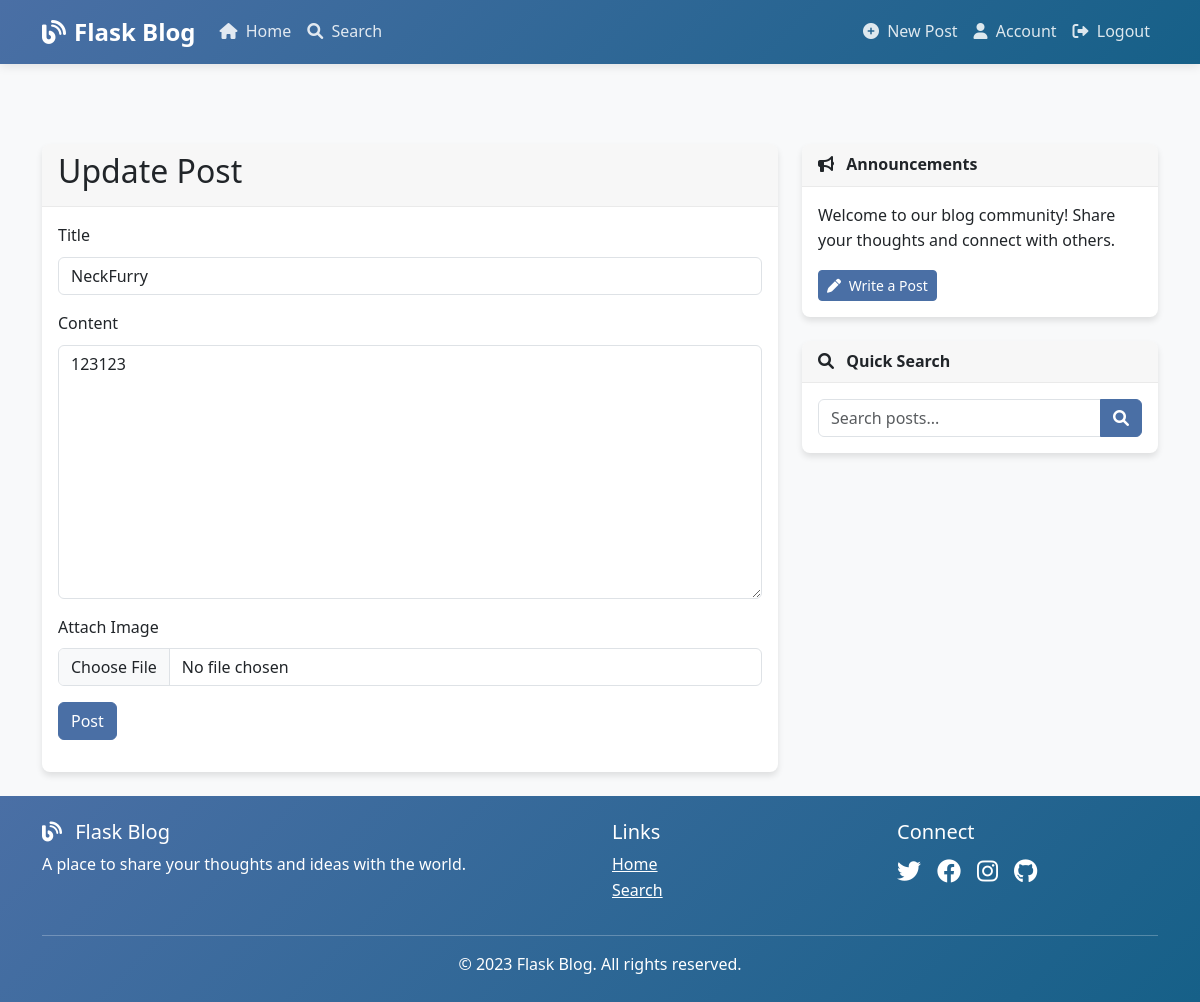
Page /post/1/update (signed in) on the earlier database version.
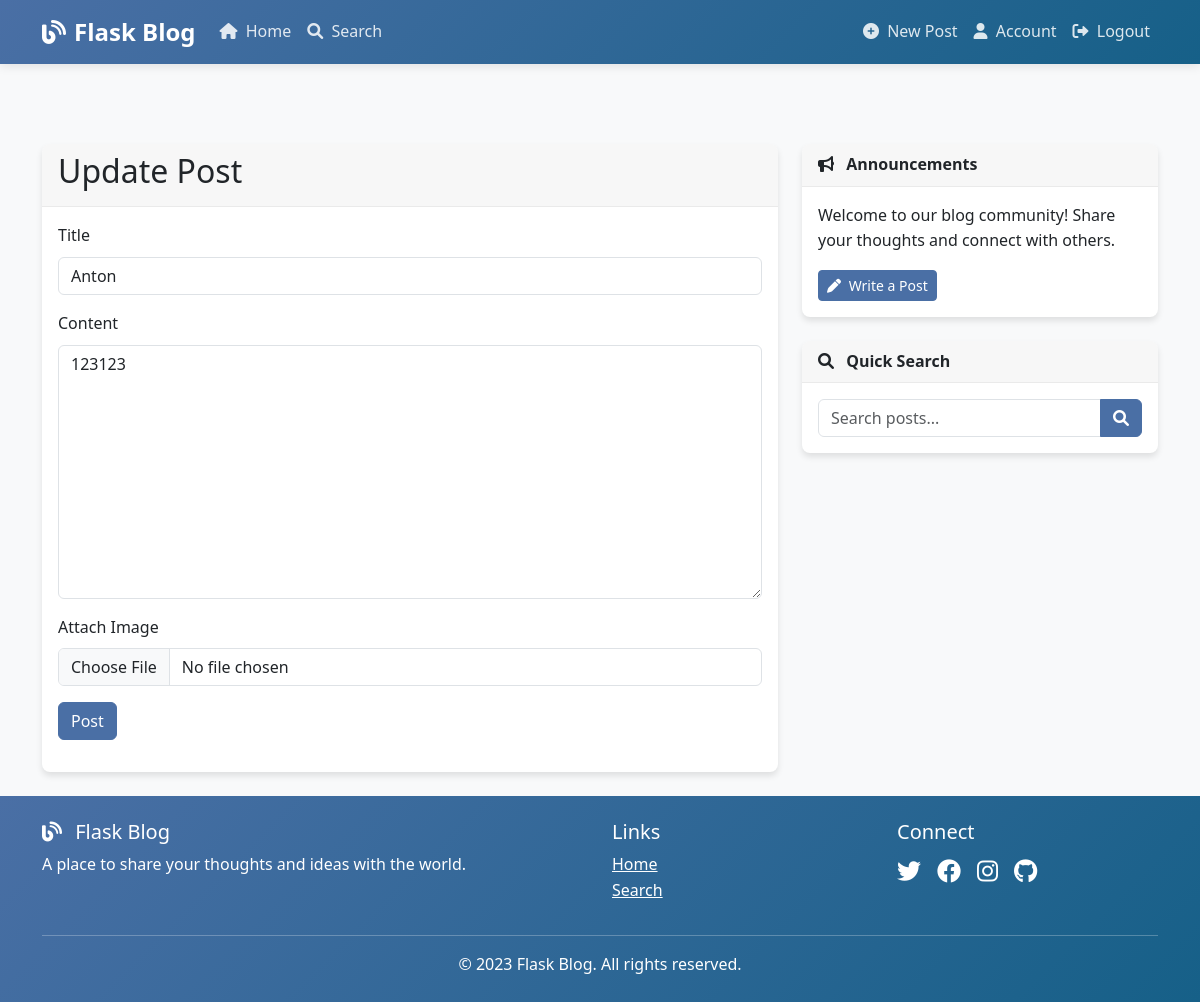
Same page on the later database version.
### app/models/post.py (models this page shows, shortened)
class Post(db.Model):
    id = db.Column(db.Integer, primary_key=True)
    title = db.Column(db.String(100), nullable=False)
    content = db.Column(db.Text, nullable=False)
    image_file = db.Column(db.String(20), nullable=True)
    created_at = db.Column(db.DateTime, nullable=False, default=datetime.utcnow)
    updated_at = db.Column(db.DateTime, onupdate=datetime.utcnow)
    user_id = db.Column(db.Integer, db.ForeignKey('user.id'), nullable=False)

### app/controllers/posts.py (the view)
@posts_bp.route('/post/<int:post_id>/update', methods=['GET', 'POST'])
@login_required
def update_post(post_id):
    post = Post.query.get_or_404(post_id)
    if post.author != current_user:
        abort(403)
    form = PostForm()
    if form.validate_on_submit():
        post.title = form.title.data
        post.content = form.content.data
        if form.picture.data:
            picture_file = save_picture(form.picture.data)
            post.image_file = picture_file
        try:
            db.session.commit()
            flash('Your post has been updated!', 'success')
            return redirect(url_for('posts.post', post_id=post.id))
        except Exception as e:
            db.session.rollback()
            flash(f'Error updating post: {str(e)}', 'danger')
    elif request.method == 'GET':
        form.title.data = post.title
        form.content.data = post.content
    return render_template('posts/edit.html', title='Update Post',
                           form=form, legend='Update Post')

### app/forms/post_forms.py
class PostForm(FlaskForm):
    title = StringField('Title', validators=[DataRequired(), Length(min=2, max=100)])
    content = TextAreaField('Content', validators=[DataRequired()])
    picture = FileField('Attach Image', validators=[FileAllowed(['jpg', 'png', 'jpeg', 'gif'])])
    submit = SubmitField('Post')

### app/models/user.py (called while the page is built)
@login_manager.user_loader
def load_user(user_id):
    return User.query.get(int(user_id))

### app/templates/posts/edit.html (shortened to what this page needs)
{% extends "base.html" %}
{% block content %}
    <div class="card">
        <div class="card-header">
            <h2>{{ legend }}</h2>
        </div>
        <div class="card-body">
            <form method="POST" action="" enctype="multipart/form-data">
                <div class="mb-3">
                    {{ form.title.label(class="form-label") }}
                    {% if form.title.errors %}
                        {{ form.title(class="form-control is-invalid") }}
                        <div class="invalid-feedback">
                            {% for error in form.title.errors %}
                                <span>{{ error }}</span>
                            {% endfor %}
                        </div>
                    {% else %}
                        {{ form.title(class="form-control") }}
                    {% endif %}
                </div>
                <div class="mb-3">
                    {{ form.content.label(class="form-label") }}
                    {% if form.content.errors %}
                        {{ form.content(class="form-control is-invalid") }}
                        <div class="invalid-feedback">
                            {% for error in form.content.errors %}
                                <span>{{ error }}</span>
                            {% endfor %}
                        </div>
                    {% else %}
                        {{ form.content(class="form-control", rows=10) }}
                    {% endif %}
                </div>
                <div class="mb-3">
                    {{ form.picture.label(class="form-label") }}
                    {{ form.picture(class="form-control") }}
                </div>
                <div class="mb-3">
                    {{ form.submit(class="btn btn-primary") }}
                </div>
            </form>
        </div>
    </div>
{% endblock content %}

Differences in the rows shown:
changed Post: title "NeckFurry" → "Anton"
